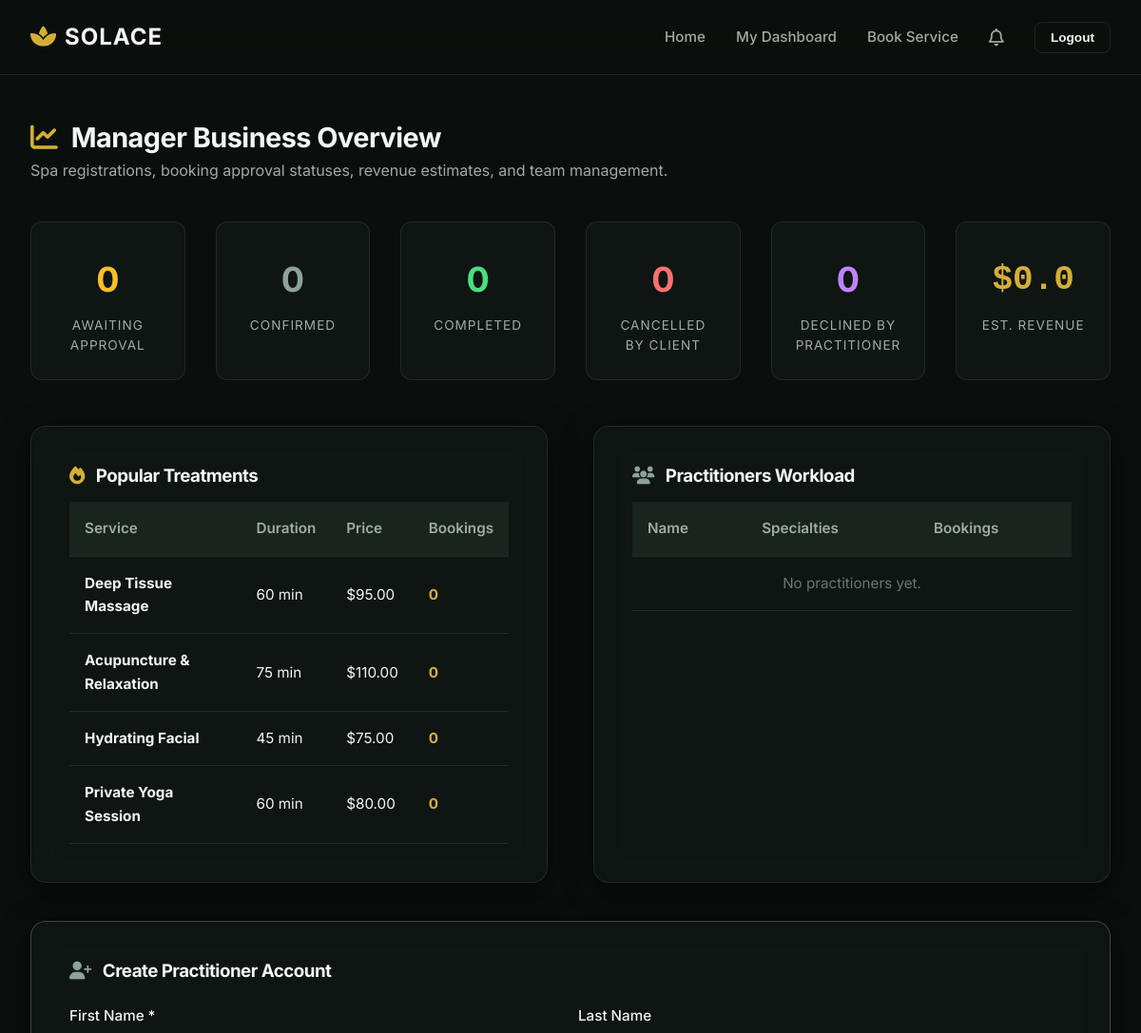
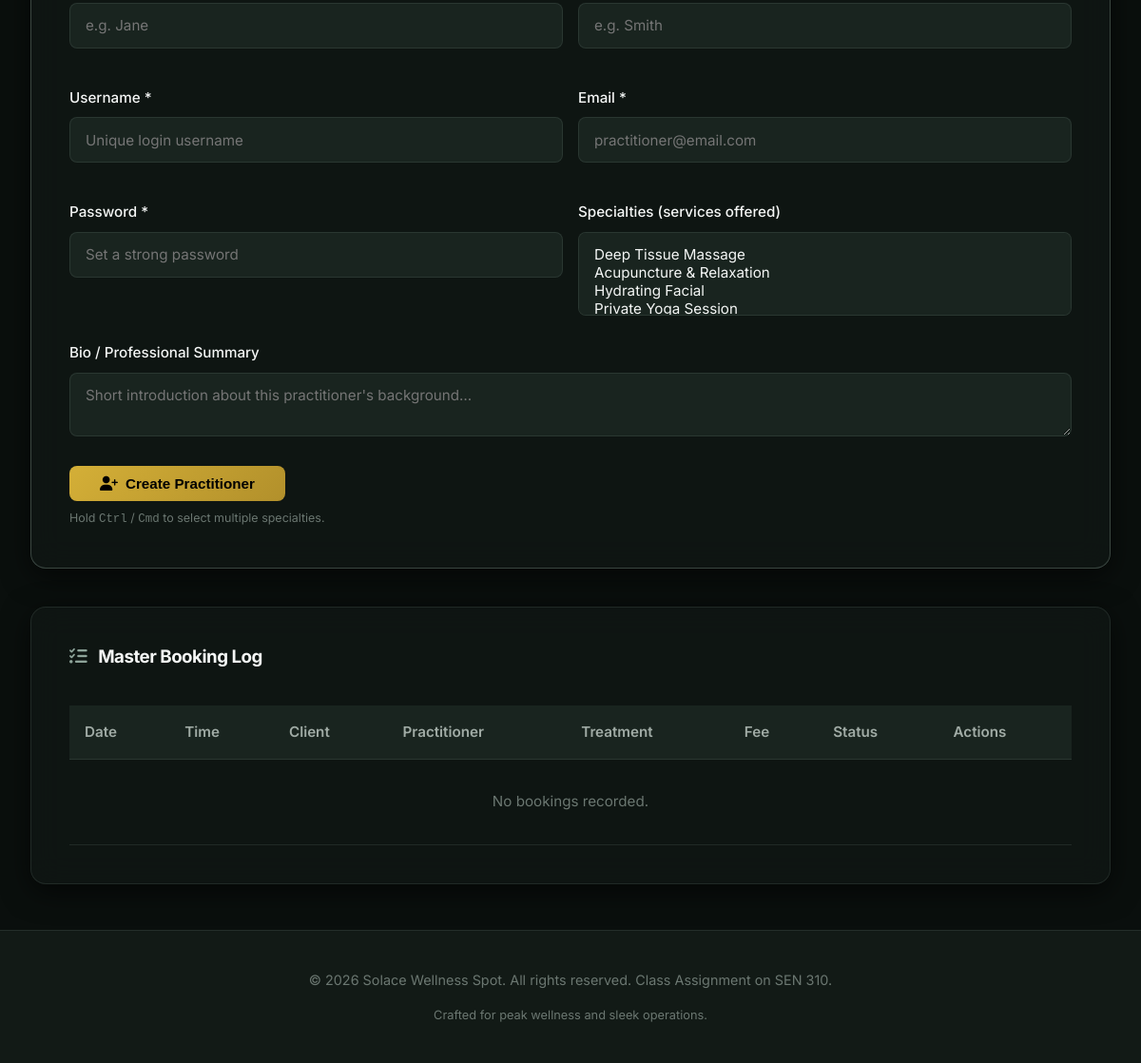
/manager-dashboard/ (signed in), run on an earlier commit of the app's database (2 pictures, top to bottom).
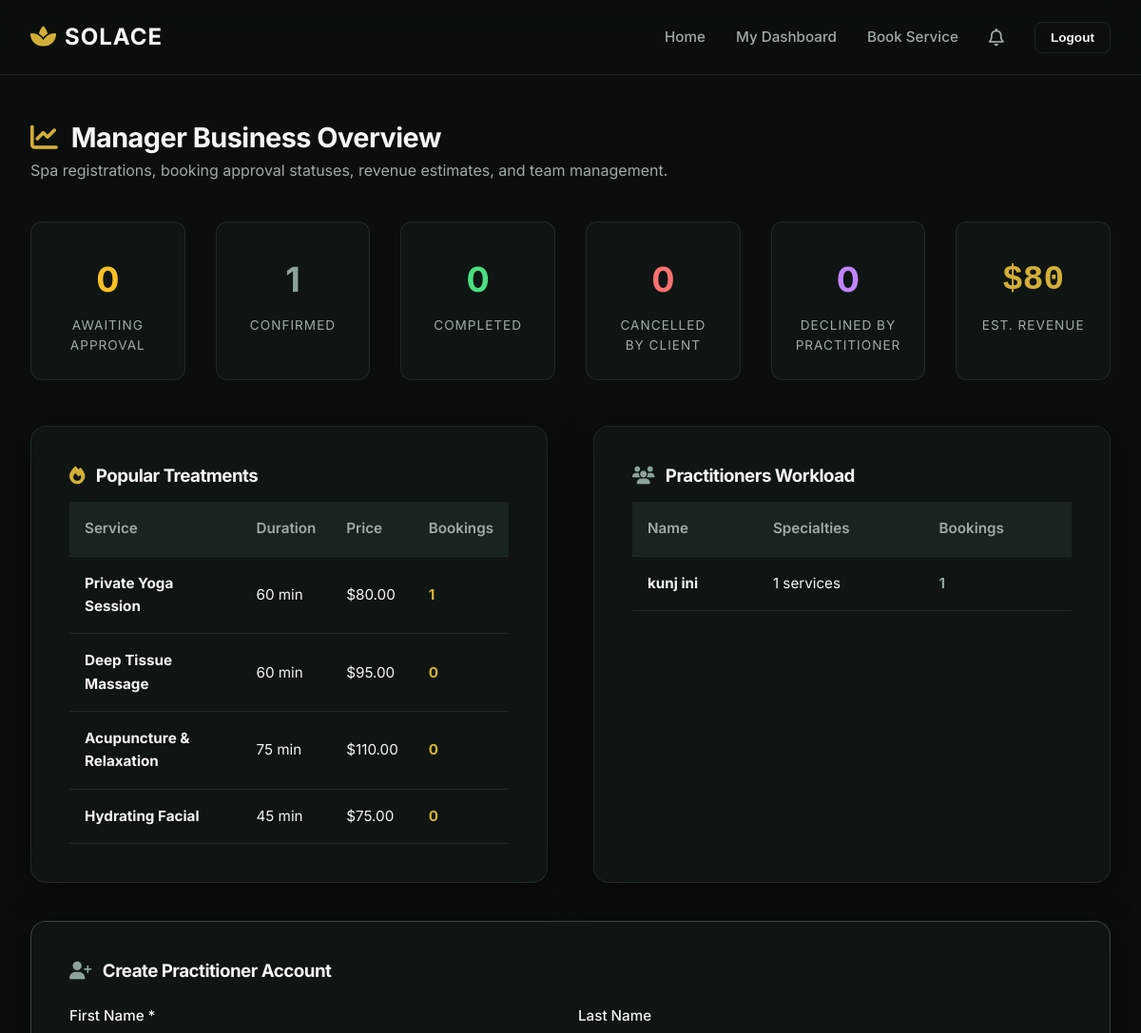
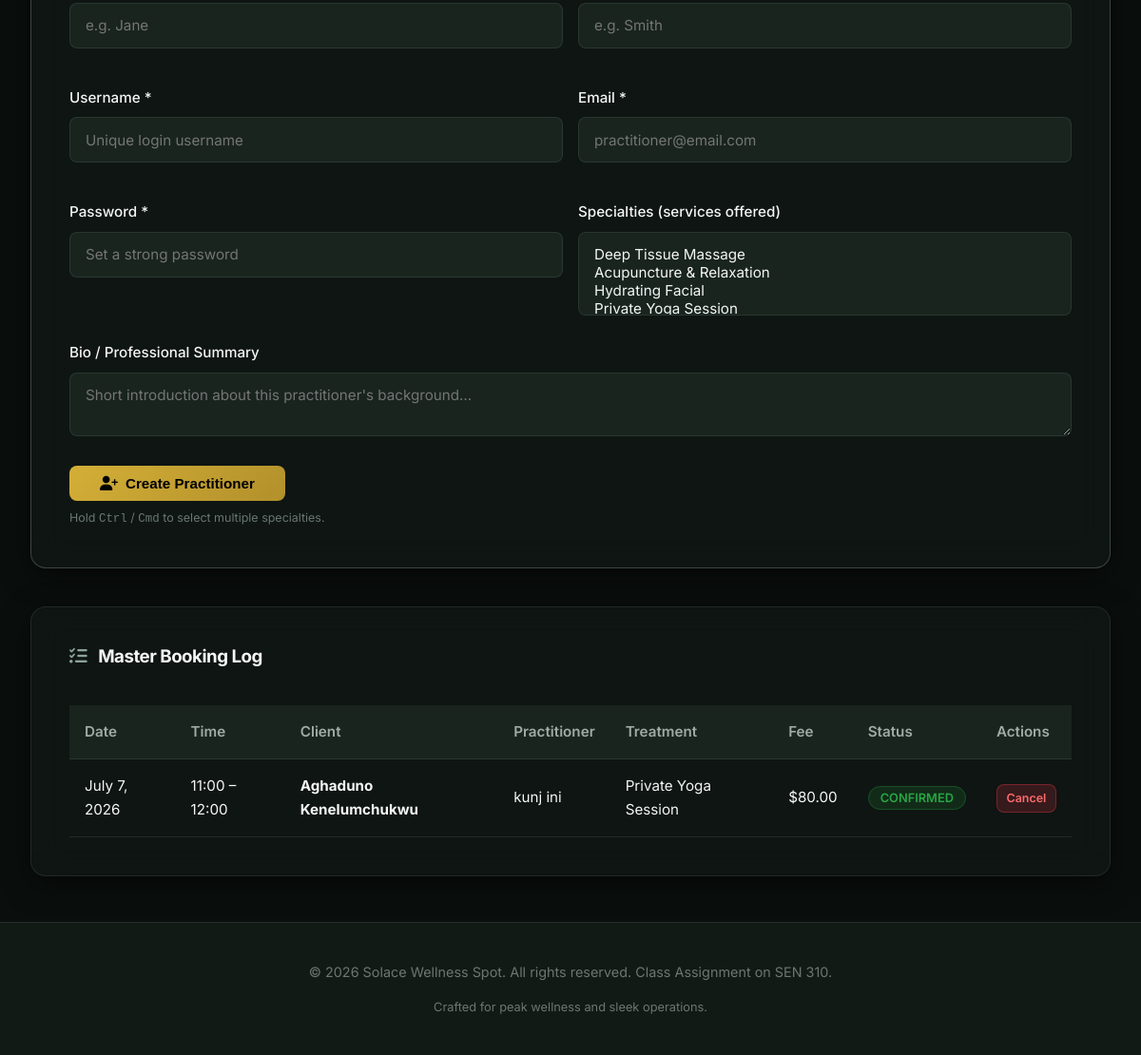
And on a later commit of the database (2 pictures, top to bottom).
### scheduler/models.py (models this page shows, shortened)
class Service(models.Model):
    name = models.CharField(max_length=100)
    description = models.TextField(blank=True)
    duration_minutes = models.PositiveIntegerField(help_text="Duration in minutes")
    price = models.DecimalField(max_digits=10, decimal_places=2)

class Practitioner(models.Model):
    user = models.OneToOneField(User, on_delete=models.CASCADE, limit_choices_to={'role': 'practitioner'})
    bio = models.TextField(blank=True)
    specialties = models.ManyToManyField(Service, related_name='practitioners', blank=True)
    def __str__(self):
        return self.user.get_full_name() or self.user.username

class User(AbstractUser):
    ROLE_CHOICES = (
        ('client', 'Client'),
        ('practitioner', 'Practitioner'),
        ('admin', 'Admin'),
    )
    role = models.CharField(max_length=20, choices=ROLE_CHOICES, default='client')
    phone_number = models.CharField(max_length=20, blank=True, null=True)

class Appointment(models.Model):
    STATUS_CHOICES = (
        ('pending', 'Pending Approval'),
        ('confirmed', 'Confirmed'),
        ('completed', 'Completed'),
        ('cancelled_by_client', 'Cancelled by Client'),
        ('cancelled_by_practitioner', 'Cancelled by Practitioner'),
    )
    client = models.ForeignKey(User, on_delete=models.CASCADE, related_name='appointments_as_client', limit_choices_to={'role': 'client'})
    practitioner = models.ForeignKey(Practitioner, on_delete=models.CASCADE, related_name='appointments_as_practitioner')
    service = models.ForeignKey(Service, on_delete=models.CASCADE, related_name='appointments')
    date = models.DateField()
    start_time = models.TimeField()
    end_time = models.TimeField(blank=True, help_text="Automatically calculated based on service duration")
    status = models.CharField(max_length=30, choices=STATUS_CHOICES, default='pending')
    notes = models.TextField(blank=True)
    created_at = models.DateTimeField(auto_now_add=True)
    class Meta:
        ordering = ['date', 'start_time']

### scheduler/views.py (the view, shortened to what this page needs)
# urls.py: path('manager-dashboard/', views.manager_dashboard, name='manager_dashboard'),
@login_required
def manager_dashboard(request):
    if not (request.user.role == 'admin' or request.user.is_superuser):
        return HttpResponseForbidden("Access Denied.")
    total_appointments = Appointment.objects.count()
    pending_bookings = Appointment.objects.filter(status='pending').count()
    confirmed_bookings = Appointment.objects.filter(status='confirmed').count()
    completed_bookings = Appointment.objects.filter(status='completed').count()
    cancelled_by_client = Appointment.objects.filter(status='cancelled_by_client').count()
    cancelled_by_pract = Appointment.objects.filter(status='cancelled_by_practitioner').count()
    total_revenue = Appointment.objects.filter(
        status__in=['confirmed', 'completed']
    ).aggregate(total=Sum('service__price'))['total'] or 0.00
    popular_services = Service.objects.annotate(booking_count=Count('appointments')).order_by('-booking_count')[:5]
    practitioners = Practitioner.objects.annotate(booking_count=Count('appointments_as_practitioner')).all()
    all_appointments = Appointment.objects.all().order_by('-date', '-start_time')
    all_users = User.objects.filter(role='practitioner')
    create_pract_error = None
    create_pract_success = None
    all_services = Service.objects.all()
    return render(request, 'scheduler/manager_dashboard.html', {
        'total_appointments': total_appointments,
        'pending_bookings': pending_bookings,
        'confirmed_bookings': confirmed_bookings,
        'completed_bookings': completed_bookings,
        'cancelled_by_client': cancelled_by_client,
        'cancelled_by_pract': cancelled_by_pract,
        'total_revenue': total_revenue,
        'popular_services': popular_services,
        'practitioners': practitioners,
        'all_appointments': all_appointments,
        'all_services': all_services,
        'create_pract_error': create_pract_error,
    })

### scheduler/templates/scheduler/manager_dashboard.html (shortened to what this page needs)
{% extends 'scheduler/base.html' %}
{% block content %}
<div class="dashboard-header">
    <div class="dashboard-user-info">
        <h2><i class="fa-solid fa-chart-line" style="color: var(--accent-primary); margin-right:0.5rem;"></i> Manager
            Business Overview</h2>
        <p style="color: var(--text-secondary);">Spa registrations, booking approval statuses, revenue estimates, and
            team management.</p>
    </div>
</div>
<div class="analytics-grid" style="grid-template-columns: repeat(auto-fit, minmax(160px, 1fr));">
    <div class="metric-card">
        <div class="metric-val" style="color: #fbbf24;">{{ pending_bookings }}</div>
        <div class="metric-label">Awaiting Approval</div>
    </div>
    <div class="metric-card">
        <div class="metric-val" style="color: var(--accent-secondary);">{{ confirmed_bookings }}</div>
        <div class="metric-label">Confirmed</div>
    </div>
    <div class="metric-card">
        <div class="metric-val" style="color: #4ade80;">{{ completed_bookings }}</div>
        <div class="metric-label">Completed</div>
    </div>
    <div class="metric-card">
        <div class="metric-val" style="color: #f87171;">{{ cancelled_by_client }}</div>
        <div class="metric-label">Cancelled by Client</div>
    </div>
    <div class="metric-card">
        <div class="metric-val" style="color: #c084fc;">{{ cancelled_by_pract }}</div>
        <div class="metric-label">Declined by Practitioner</div>
    </div>
    <div class="metric-card">
        <div class="metric-val" style="color: var(--accent-primary); font-family: monospace;">${{ total_revenue }}</div>
        <div class="metric-label">Est. Revenue</div>
    </div>
</div>
<div class="dashboard-grid" style="grid-template-columns: 1fr 1fr; margin-bottom: 2.5rem;">
    <div class="card">
        <h3 style="margin-bottom: 1rem;"><i class="fa-solid fa-fire"
                style="color: var(--accent-primary); margin-right:0.5rem;"></i> Popular Treatments</h3>
        <table class="table">
            <thead>
                <tr>
                    <th>Service</th>
                    <th>Duration</th>
                    <th>Price</th>
                    <th>Bookings</th>
                </tr>
            </thead>
            <tbody>
                {% for service in popular_services %}
                <tr>
                    <td><strong>{{ service.name }}</strong></td>
                    <td>{{ service.duration_minutes }} min</td>
                    <td>${{ service.price }}</td>
                    <td><span style="color: var(--accent-primary); font-weight: bold;">{{ service.booking_count }}</span></td>
                </tr>
                {% empty %}
                <tr>
                    <td colspan="4" style="text-align:center; color: var(--text-muted);">No bookings recorded.</td>
                </tr>
                {% endfor %}
            </tbody>
        </table>
    </div>
    <div class="card">
        <h3 style="margin-bottom: 1rem;"><i class="fa-solid fa-users"
                style="color: var(--accent-secondary); margin-right:0.5rem;"></i> Practitioners Workload</h3>
        <table class="table">
            <thead>
                <tr>
                    <th>Name</th>
                    <th>Specialties</th>
                    <th>Bookings</th>
                </tr>
            </thead>
            <tbody>
                {% for p in practitioners %}
                <tr>
                    <td><strong>{{ p }}</strong></td>
                    <td>{{ p.specialties.count }} services</td>
                    <td><span style="color: var(--accent-secondary); font-weight: bold;">{{ p.booking_count }}</span>
                    </td>
                </tr>
                {% empty %}
                <tr>
                    <td colspan="3" style="text-align: center; color: var(--text-muted);">No practitioners yet.</td>
                </tr>
                {% endfor %}
            </tbody>
        </table>
    </div>
</div>
<div class="card" style="margin-bottom: 2.5rem; border-color: rgba(141,163,153,0.35);">
    <h3 style="margin-bottom: 1.5rem;">
        <i class="fa-solid fa-user-plus" style="color: var(--accent-secondary); margin-right:0.5rem;"></i> Create
        Practitioner Account
    </h3>
    <form method="post" action="">
        <div style="display: grid; grid-template-columns: 1fr 1fr; gap: 1rem;">
            <div class="form-group">
                <label>First Name *</label>
                <input type="text" name="pract_first_name" class="form-input" placeholder="e.g. Jane" required>
            </div>
            <div class="form-group">
                <label>Last Name</label>
                <input type="text" name="pract_last_name" class="form-input" placeholder="e.g. Smith">
            </div>
            <div class="form-group">
                <label>Username *</label>
                <input type="text" name="pract_username" class="form-input" placeholder="Unique login username"
                    required>
            </div>
            <div class="form-group">
                <label>Email *</label>
                <input type="email" name="pract_email" class="form-input" placeholder="practitioner@email.com" required>
            </div>
            <div class="form-group">
                <label>Password *</label>
                <input type="password" name="pract_password" class="form-input" placeholder="Set a strong password"
                    required>
            </div>
            <div class="form-group">
                <label>Specialties (services offered)</label>
                <select name="pract_services" class="form-input" multiple style="height: 88px;">
                    {% for service in all_services %}
                    <option value="{{ service.pk }}">{{ service.name }}</option>
                    {% endfor %}
                </select>
            </div>
        </div>
        <div class="form-group">
            <label>Bio / Professional Summary</label>
            <textarea name="pract_bio" class="form-input" rows="2"
                placeholder="Short introduction about this practitioner's background…"></textarea>
        </div>
        <button type="submit" class="btn btn-primary" style="padding: 0.6rem 2rem;">
            <i class="fa-solid fa-user-plus"></i> Create Practitioner
        </button>
        <p style="font-size: 0.78rem; color: var(--text-muted); margin-top: 0.5rem;">Hold <kbd>Ctrl</kbd> /
            <kbd>Cmd</kbd> to select multiple specialties.
        </p>
    </form>
</div>
<div class="card">
    <h3 style="margin-bottom: 1.5rem;">
        <i class="fa-solid fa-list-check" style="color: var(--accent-secondary); margin-right:0.5rem;"></i> Master
        Booking Log
    </h3>
    <div class="table-responsive">
        <table class="table">
            <thead>
                <tr>
                    <th>Date</th>
                    <th>Time</th>
                    <th>Client</th>
                    <th>Practitioner</th>
                    <th>Treatment</th>
                    <th>Fee</th>
                    <th>Status</th>
                    <th>Actions</th>
                </tr>
            </thead>
            <tbody>
                {% for appt in all_appointments %}
                <tr>
                    <td>{{ appt.date }}</td>
                    <td>{{ appt.start_time|time:"H:i" }} – {{ appt.end_time|time:"H:i" }}</td>
                    <td><strong>{{ appt.client.get_full_name|default:appt.client.username }}</strong></td>
                    <td>{{ appt.practitioner }}</td>
                    <td>{{ appt.service.name }}</td>
                    <td>${{ appt.service.price }}</td>
                    <td><span class="badge badge-{{ appt.status }}">{{ appt.get_status_display }}</span></td>
                    <td>
                        {% if appt.status == 'pending' or appt.status == 'confirmed' %}
                        <a href="{% url 'cancel_appointment' appt.id %}" class="btn btn-danger"
                            style="padding: 0.25rem 0.6rem; font-size: 0.78rem;"
                            onclick="return confirm('Cancel this appointment?')">Cancel</a>
                        {% else %}
                        <span style="color: var(--text-muted); font-size: 0.82rem;">—</span>
                        {% endif %}
                    </td>
                </tr>
                {% empty %}
                <tr>
                    <td colspan="8" style="text-align: center; color: var(--text-muted); padding: 2rem;">No bookings
                        recorded.</td>
                </tr>
                {% endfor %}
            </tbody>
        </table>
    </div>
</div>
{% endblock %}

### scheduler/templates/scheduler/base.html (shortened to what this page needs)
{% load static %}
<!DOCTYPE html>
<html lang="en">
<head>
    <link rel="stylesheet" href="https://cdnjs.cloudflare.com/ajax/libs/font-awesome/6.4.0/css/all.min.css">
    <link rel="stylesheet" href="{% static 'css/style.css' %}">
</head>
<body>
    <header>
        <nav class="navbar">
            <a href="{% url 'landing' %}" class="nav-logo">
                <span class="logo-gold"><i class="fa-solid fa-spa"></i></span> SOLACE
            </a>
            <ul class="nav-links">
                <li><a href="{% url 'landing' %}" class="nav-link">Home</a></li>
                {% if user.is_authenticated %}
                {% if user.role == 'client' %}
                <li><a href="{% url 'dashboard' %}" class="nav-link">My Dashboard</a></li>
                <li><a href="{% url 'book_appointment' %}" class="nav-link">Book Service</a></li>
                {% elif user.role == 'practitioner' %}
                <li><a href="{% url 'dashboard' %}" class="nav-link">Staff Portal</a></li>
                {% elif user.role == 'admin' or user.is_superuser %}
                <li><a href="{% url 'manager_dashboard' %}" class="nav-link">Manager Dashboard</a></li>
                {% endif %}
                <li style="position: relative;" class="notifications-wrapper">
                    <a href="javascript:void(0)" class="nav-link" id="notification-bell"
                        style="display: flex; align-items: center; gap: 0.25rem;">
                        <i class="fa-regular fa-bell" style="font-size: 1.15rem;"></i>
                    </a>
                </li>
                <li>
                    <form method="post" action="{% url 'logout' %}" style="display: inline;">
                        <button type="submit" class="btn btn-secondary"
                            style="padding: 0.5rem 1rem; font-size: 0.85rem;">Logout</button>
                    </form>
                </li>
                {% else %}
                <li><a href="{% url 'login' %}" class="btn btn-secondary">Login</a></li>
                <li><a href="{% url 'register' %}" class="btn btn-primary">Sign Up</a></li>
                {% endif %}
            </ul>
        </nav>
    </header>
    <main>
        {% block content %}{% endblock %}
    </main>
    <footer>
        <div class="footer-content">
            <p>&copy; {% now "Y" %} Solace Wellness Spot. All rights reserved. Class Assignment on SEN 310.</p>
            <p style="font-size: 0.8rem; color: var(--text-muted);">Crafted for peak wellness and sleek operations.</p>
        </div>
    </footer>
</body>
</html>

What changed in the data, as far as the page shows it:
shown differently, row unchanged: Service "Private Yoga Session": booking_count "0" → "1"; moves up the list
added Practitioner: user.last_name "kunj ini", specialties.count "1", booking_count "1"
added Appointment: date "July 7, 2026", start_time "11:00", end_time "12:00", client.get_full_name "Aghaduno Kenelumchukwu", practitioner "kunj ini", service.name "Private Yoga Session", service.price "80.00", status "CONFIRMED", shows "Cancel"
Also different on the page:
{{ confirmed_bookings }}: "0" → "1"
{{ total_revenue }}: "0.0" → "80"
text no longer shown: "No practitioners yet. No bookings recorded."
